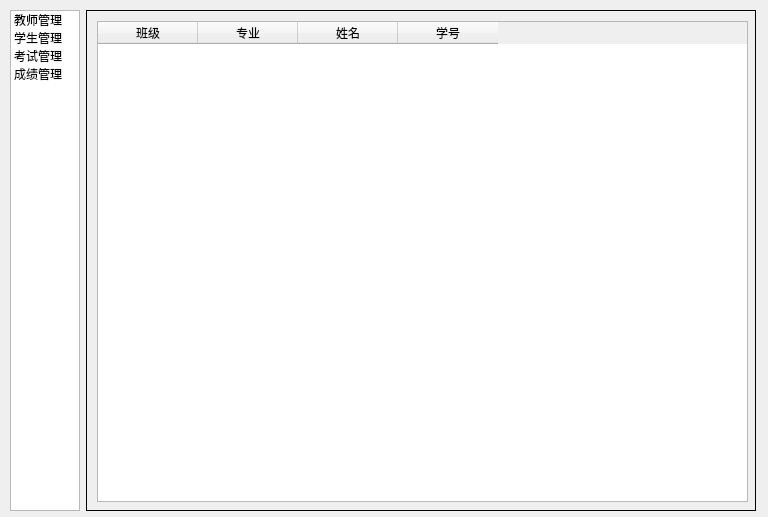
<?xml version="1.0" encoding="UTF-8"?>
<ui version="4.0">
 <class>MasterOperate</class>
 <widget class="QWidget" name="MasterOperate">
  <property name="geometry">
   <rect>
    <x>0</x>
    <y>0</y>
    <width>768</width>
    <height>517</height>
   </rect>
  </property>
  <property name="windowTitle">
   <string>Form</string>
  </property>
  <widget class="QWidget" name="layoutWidget">
   <property name="geometry">
    <rect>
     <x>10</x>
     <y>10</y>
     <width>751</width>
     <height>501</height>
    </rect>
   </property>
   <layout class="QHBoxLayout" name="horizontalLayout" stretch="1,20">
    <property name="sizeConstraint">
     <enum>QLayout::SetMaximumSize</enum>
    </property>
    <property name="rightMargin">
     <number>5</number>
    </property>
    <item>
     <widget class="QListWidget" name="listWidget">
      <item>
       <property name="text">
        <string>教师管理</string>
       </property>
      </item>
      <item>
       <property name="text">
        <string>学生管理</string>
       </property>
      </item>
      <item>
       <property name="text">
        <string>考试管理</string>
       </property>
      </item>
      <item>
       <property name="text">
        <string>成绩管理</string>
       </property>
      </item>
     </widget>
    </item>
    <item>
     <widget class="QStackedWidget" name="stackedWidget">
      <property name="frameShape">
       <enum>QFrame::Box</enum>
      </property>
      <property name="frameShadow">
       <enum>QFrame::Plain</enum>
      </property>
      <property name="currentIndex">
       <number>1</number>
      </property>
      <widget class="QWidget" name="page">
       <widget class="QTableWidget" name="tableWidget">
        <property name="geometry">
         <rect>
          <x>10</x>
          <y>10</y>
          <width>651</width>
          <height>481</height>
         </rect>
        </property>
        <column>
         <property name="text">
          <string>姓名</string>
         </property>
        </column>
        <column>
         <property name="text">
          <string>账号</string>
         </property>
        </column>
        <column>
         <property name="text">
          <string>密码</string>
         </property>
        </column>
       </widget>
      </widget>
      <widget class="QWidget" name="page_2">
       <widget class="QTableWidget" name="tableWidget_2">
        <property name="geometry">
         <rect>
          <x>10</x>
          <y>10</y>
          <width>651</width>
          <height>481</height>
         </rect>
        </property>
        <column>
         <property name="text">
          <string>班级</string>
         </property>
        </column>
        <column>
         <property name="text">
          <string>专业</string>
         </property>
        </column>
        <column>
         <property name="text">
          <string>姓名</string>
         </property>
        </column>
        <column>
         <property name="text">
          <string>学号</string>
         </property>
        </column>
       </widget>
      </widget>
     </widget>
    </item>
   </layout>
  </widget>
 </widget>
 <resources/>
 <connections/>
</ui>
